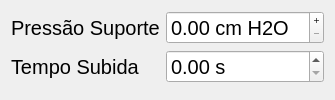
          <widget class="QWidget" name="PSV_tab">
           <attribute name="title">
            <string>PSV</string>
           </attribute>
           <layout class="QVBoxLayout" name="verticalLayout_10">
            <item>
             <layout class="QFormLayout" name="formLayout_4">
              <item row="0" column="1">
               <widget class="QDoubleSpinBox" name="PSV_support_pressure_dSpinBox">
                <property name="font">
                 <font>
                  <pointsize>15</pointsize>
                 </font>
                </property>
                <property name="buttonSymbols">
                 <enum>QAbstractSpinBox::PlusMinus</enum>
                </property>
                <property name="suffix">
                 <string> cm H2O</string>
                </property>
               </widget>
              </item>
              <item row="0" column="0">
               <widget class="QLabel" name="PSV_support_pressure_lbl">
                <property name="font">
                 <font>
                  <pointsize>15</pointsize>
                 </font>
                </property>
                <property name="text">
                 <string>Pressão Suporte</string>
                </property>
               </widget>
              </item>
              <item row="1" column="1">
               <widget class="QDoubleSpinBox" name="PSV_rise_time_dSpinBox">
                <property name="font">
                 <font>
                  <pointsize>15</pointsize>
                 </font>
                </property>
                <property name="suffix">
                 <string> s</string>
                </property>
               </widget>
              </item>
              <item row="1" column="0">
               <widget class="QLabel" name="PSV_rise_time_lbl">
                <property name="font">
                 <font>
                  <pointsize>15</pointsize>
                 </font>
                </property>
                <property name="text">
                 <string>Tempo Subida</string>
                </property>
               </widget>
              </item>
             </layout>
            </item>
           </layout>
          </widget>
